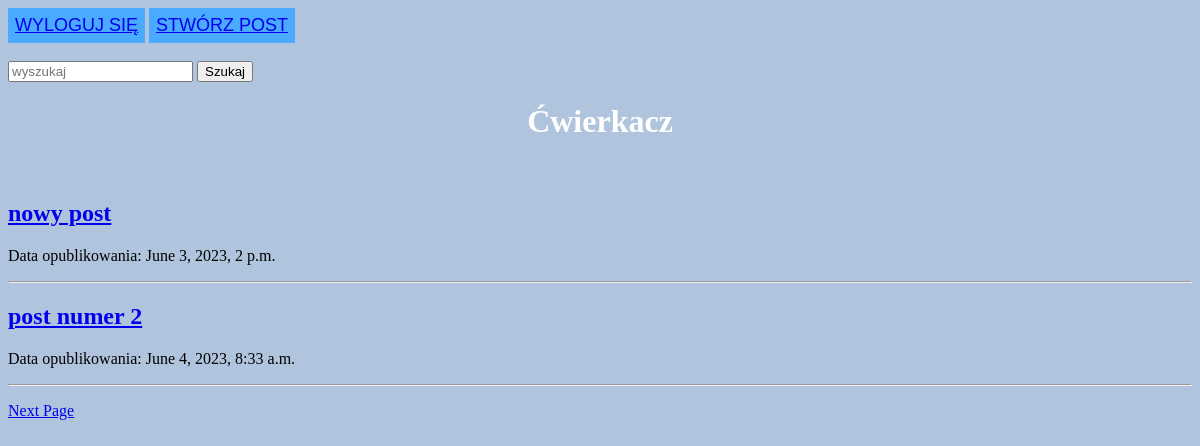
Page /posty on the committed database.
### posty/models.py (models this page shows, shortened)
class Post(models.Model):
    objects = None
    STATUS_CHOICES = (
        ('draft', 'Draft'),
        ('published', 'Published')
    )
    title = models.CharField(max_length=250)
    slug = models.SlugField(max_length=250)
    content = models.TextField()
    published = models.DateTimeField(default=timezone.now())
    created = models.DateTimeField(auto_now_add=True)
    updated = models.DateTimeField(auto_now=True)
    def get_absolute_url(self):
        return reverse('post_detail', args=[self.slug])

### posty/views.py (the view)
# urls.py: path('posty', views.list_of_post, name='posty'),
def list_of_post(request):
    post = Post.objects.all()
    template = 'posty/posty.html'
    p = Paginator(post, 2)
    page_num = request.GET.get('page', 1)
    try:
        page = p.page(page_num)
    except EmptyPage:
        page = p.page(1)
    context = {"post": page}
    return render(request, template, context)

### posty/templates/posty/posty.html (shortened to what this page needs)
<!DOCTYPE html>
<html lang="en">
<head>
    {% load static %}
    <link href="{% static 'css/tlo.css' %}" rel="stylesheet" />
    <link href="{% static 'css/button.css' %}" rel="stylesheet" />
</head>
<body>
<button type="submit" class="btn"><a href="/wylogowanie">Wyloguj się</a></button>
<button type="submit" class="btn"><a href="/posty/create">Stwórz post</a></button>
<br>
<br>
<div class="container text-white">
      <form  action="{% url 'wyszukaj' %}" method="get">
        <input type="text" name="q" placeholder="wyszukaj">
        <button type="submit" >Szukaj</button>
      </form>
      <h1>Ćwierkacz</h1>
</div>
<br>
{% for posts in post %}
<h2><a href="{{posts.get_absolute_url}}">{{ posts.title }}</a></h2>
<p>Data opublikowania: {{posts.published}}</p>
<hr> {{post.content|truncatewords:40|linebreaks}}
{%endfor%}
{% if post.has_next %}
<a href="{% url 'posty' %}?page={{post.next_page_number}}">Next Page</a>
{% endif %}
</body>
</html>

### static/css/tlo.css (style rules this page uses)
body { background-color: lightsteelblue; }
h1 { color: white; text-align: center; }

### static/css/button.css (style rules this page uses)
.btn { background-color: #49aaff; color: aliceblue; font-size: 18px; padding: 6px; text-decoration: none; transition-duration: 0.4s; border: 1px solid #49aaff; text-transform: uppercase; }

### rows in the picture
Post: title "nowy post", published "June 3, 2023, 2 p.m."
Post: title "post numer 2", published "June 4, 2023, 8:33 a.m."
